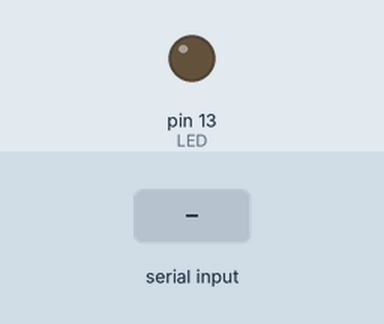
The sketch below on a simulated Arduino Uno, built with avr-gcc and run on an emulated ATmega328P. Shown: output pins drawn as LEDs (lit = HIGH). The test bench sets the inputs (shaded band).

Above: at 1.2 s.
1.3 s: "on\n" received over the second serial link
At 2.0 s:
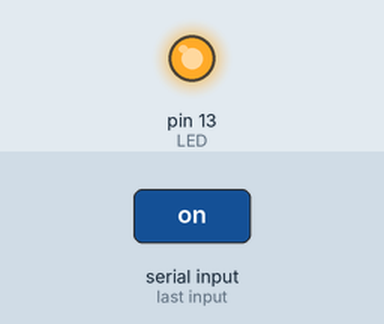
2.8 s: "off\n" received over the second serial link
At 3.2 s:
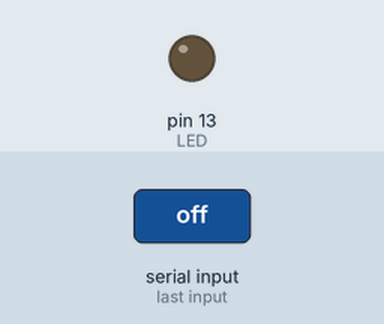
Timing chart, 0 to 5.8 s (numbered marks = the images above; inputs shaded):
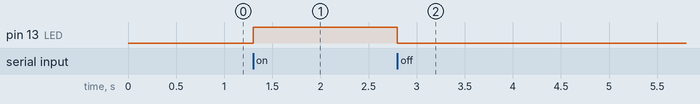

The sketch:

bt_led_control.ino
```cpp
// Read newline-terminated text commands from the HC-05 and control the onboard LED (pin 13) with commands: "on", "off", and "status".
//
// Full tutorial: https://shillehtek.com/blogs/news/arduino-hc-05-wireless-serial-control
// Parts used: https://shillehtek.com/products/hc-05-6pin-bluetooth-module-no-button
//             https://shillehtek.com/products/820pcs-1-4w-1-41-kinds-each-value-20pcs-metal-film-resistors-kit-plastic-box
// More examples: https://github.com/shillehbean/shillehtek-examples
//

#include <SoftwareSerial.h>

SoftwareSerial bt(2, 3);
const int LED = 13;
String line;

void setup() {
  pinMode(LED, OUTPUT);
  bt.begin(9600);
  Serial.begin(9600);
}

void loop() {
  while (bt.available()) {
    char c = bt.read();
    if (c == '\n' || c == '\r') {
      line.trim();
      if      (line == "on")  digitalWrite(LED, HIGH);
      else if (line == "off") digitalWrite(LED, LOW);
      else if (line == "status") bt.println(digitalRead(LED) ? "ON" : "OFF");
      line = "";
    } else {
      line += c;
    }
  }
}
```

Measured:
- after the input at 1.3 s, pin 13 (LED): LOW → HIGH at once
- after the input at 2.8 s, pin 13 (LED): HIGH → LOW at once
